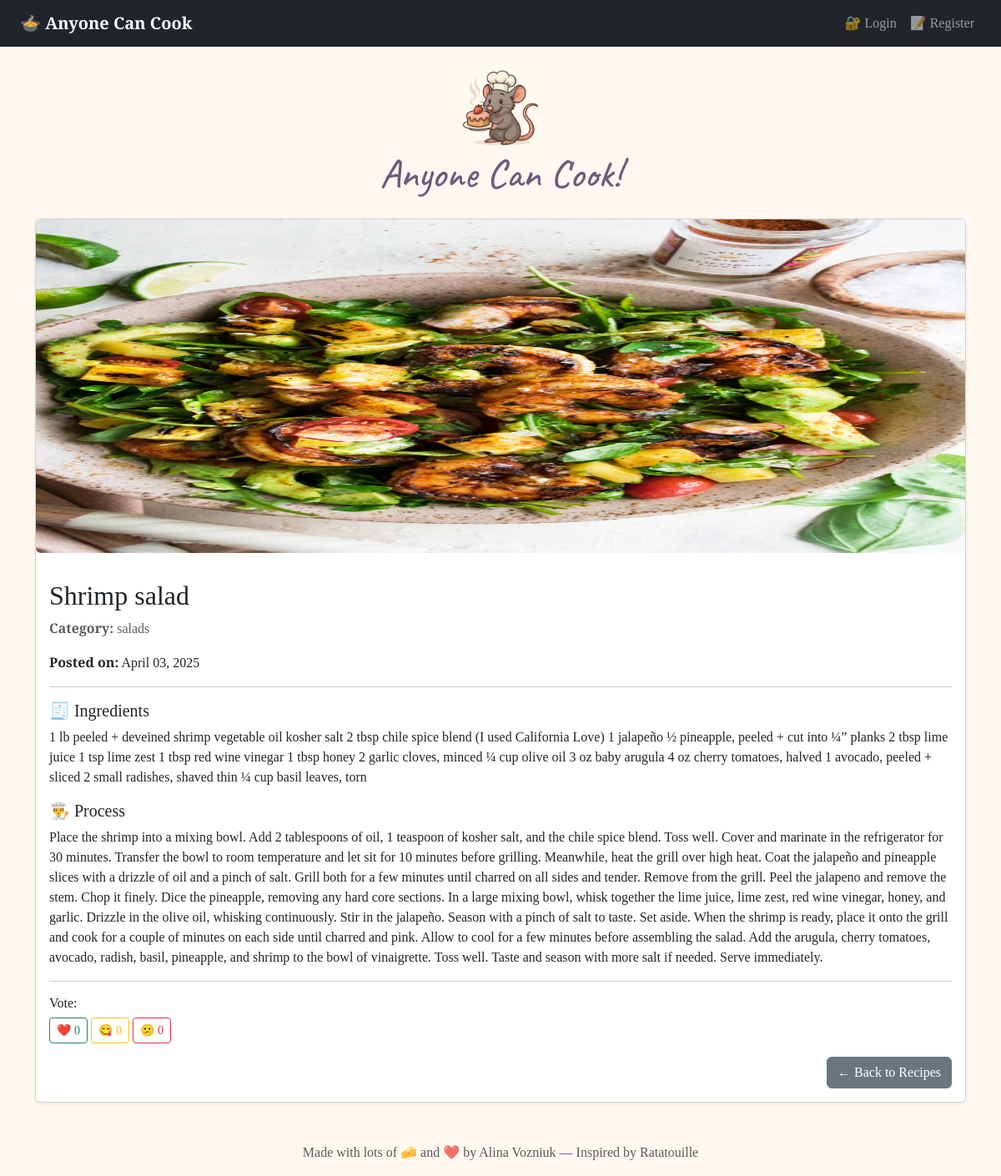
/recipe/3, run on the app's committed database.
### app.py (models this page shows)
class Recipe(db.Model):
    id = db.Column(db.Integer, primary_key=True)
    title = db.Column(db.String(150), nullable=False)
    category = db.Column(db.String(50), nullable=False)
    ingredients = db.Column(db.Text, nullable=False)
    process = db.Column(db.Text, nullable=False)
    image = db.Column(db.String(150))
    source = db.Column(db.String(250), nullable=True)
    date = db.Column(db.DateTime, default=datetime.utcnow)
    votes_interesting = db.Column(db.Integer, default=0)
    votes_mindblowing = db.Column(db.Integer, default=0)
    votes_false = db.Column(db.Integer, default=0)
    user_id = db.Column(db.Integer, db.ForeignKey('user.id'))

### app.py (the view)
@app.route('/recipe/<int:recipe_id>')
def recipe_detail(recipe_id):
    recipe = Recipe.query.get_or_404(recipe_id)
    return render_template('recipe_detail.html', recipe=recipe)

### templates/recipe_detail.html (shortened to what this page needs)
{% extends 'base.html' %}
{% block content %}
<div class="card shadow-sm mb-4">
  {% if recipe.image %}
  <img src="{{ url_for('static', filename='uploads/' + recipe.image) }}"
       class="img-fluid rounded mb-3 recipe-image-detail"
       alt="{{ recipe.title }}">
  {% endif %}
  <div class="card-body">
    <h2 class="card-title">{{ recipe.title }}</h2>
    <p class="text-muted"><strong>Category:</strong> {{ recipe.category }}</p>
    <p><strong>Posted on:</strong> {{ recipe.date.strftime('%B %d, %Y') }}</p>
    <hr>
    <h5>🧾 Ingredients</h5>
    <p>{{ recipe.ingredients }}</p>
    <h5>👨‍🍳 Process</h5>
    <p>{{ recipe.process }}</p>
    <hr>
    <h6>Vote:</h6>
    <div class="mb-3">
      <a href="{{ url_for('vote', recipe_id=recipe.id, vote_type='interesting') }}" class="btn btn-outline-success btn-sm">❤️ {{ recipe.votes_interesting }}</a>
      <a href="{{ url_for('vote', recipe_id=recipe.id, vote_type='mindblowing') }}" class="btn btn-outline-warning btn-sm">😋 {{ recipe.votes_mindblowing }}</a>
      <a href="{{ url_for('vote', recipe_id=recipe.id, vote_type='false') }}" class="btn btn-outline-danger btn-sm">😕 {{ recipe.votes_false }}</a>
    </div>
    <a href="{{ url_for('index') }}" class="btn btn-secondary float-end">← Back to Recipes</a>
  </div>
</div>
{% endblock %}

### templates/base.html (style rules this page uses)
body { font-family: 'Playfair Display', serif; background-color: #fff8f0; }
.card { overflow: hidden; animation: fadeIn 0.6s ease-in; }
.recipe-image-detail { max-height: 400px; border-radius: 1rem; transition: none !important; }

### data on the page
Recipe: image (picture), title "Shrimp salad", category "salads", date "April 03, 2025", ingredients "1 lb peeled + deveined shrimp vegetable oil kosher salt 2 tbsp chile spice blend (I used California Love) 1 jalapeño ½ pineapple, peeled + cut into ¼” planks 2 tbsp lime juice 1 tsp lime zest 1 tbsp red wine vinegar 1 tbsp honey 2 garlic cloves, minced ¼ cup olive oil 3 oz baby arugula 4 oz cherry tomatoes, halved 1 avocado, peeled + sliced 2 small radishes, shaved thin ¼ cup basil leaves, torn", process "Place the shrimp into a mixing bowl. Add 2 tablespoons of oil, 1 teaspoon of kosher salt, and the chile spice blend. Toss well. Cover and marinate in the refrigerator for 30 minutes. Transfer the bowl to room temperature and let sit for 10 minutes before grilling. Meanwhile, heat the grill over high heat. Coat the jalapeño and pineapple slices with a drizzle of oil and a pinch of salt. Grill both for a few minutes until charred on all sides and tender. Remove from the grill. Peel the jalapeno and remove the stem. Chop it finely. Dice the pineapple, removing any hard core sections. In a large mixing bowl, whisk together the lime juice, lime zest, red wine vinegar, honey, and garlic. Drizzle…", votes_interesting "0", votes_mindblowing "0", votes_false "0"
